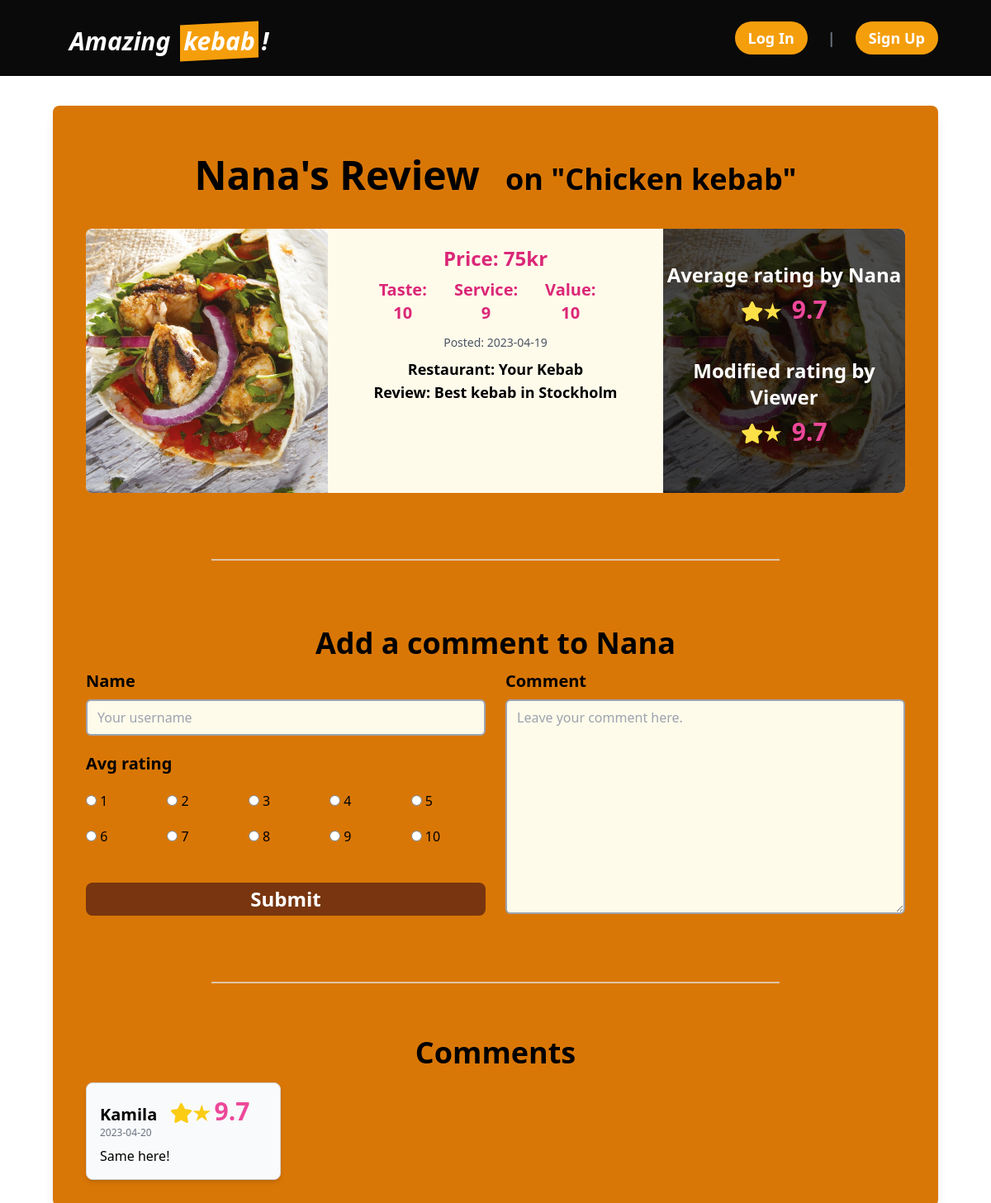
/core/detail/3/, run on an earlier commit of the app's database.
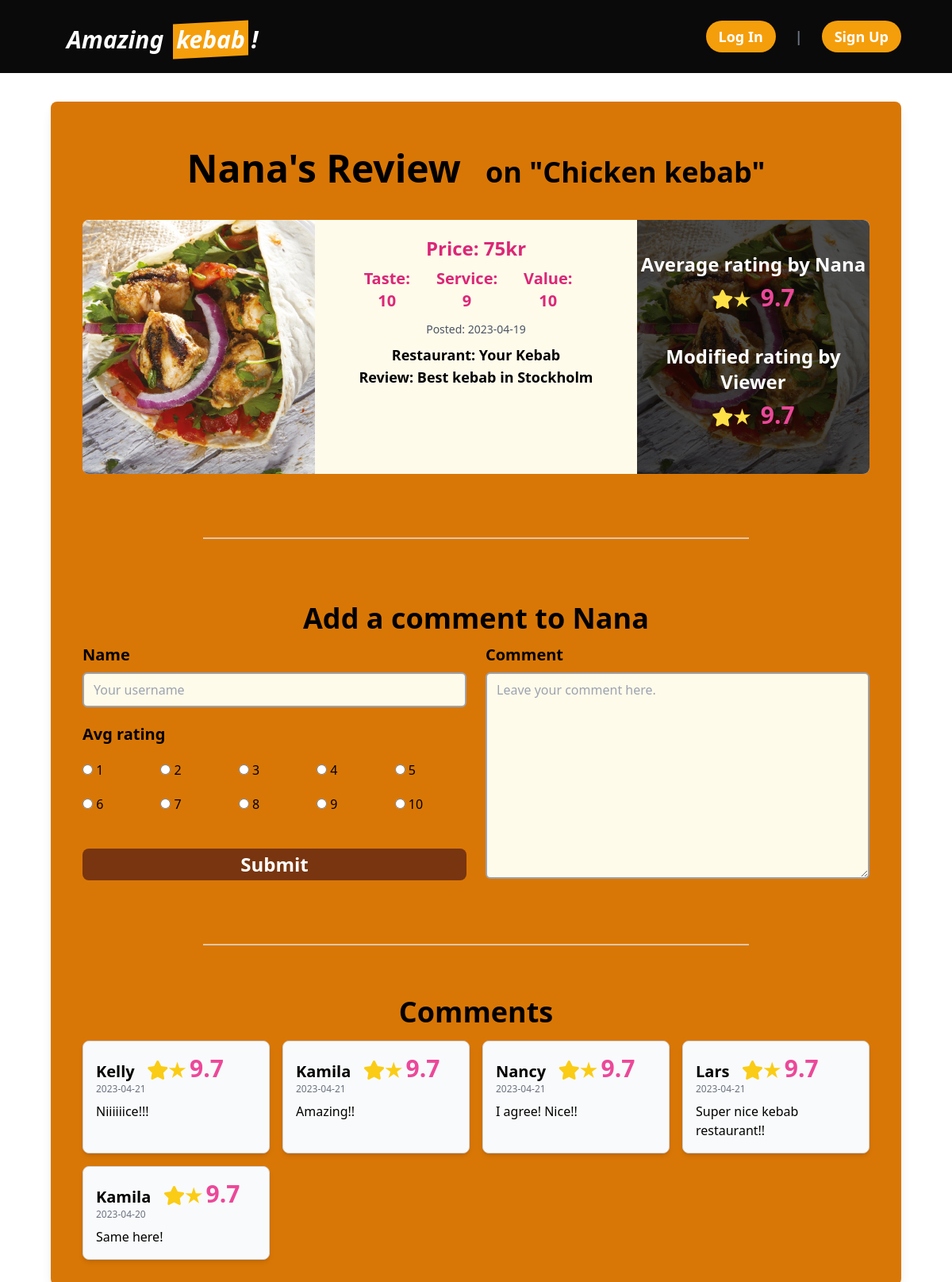
And on a later commit of the database.
### core/models.py (models this page shows, shortened)
class Review(models.Model):
    user = models.ForeignKey(
        CustomUser, on_delete=models.CASCADE, related_name='reviews_by_user'
    )
    menu = models.ForeignKey(
        Menu, on_delete=models.CASCADE, related_name='reviews_of_menu'
    )
    restaurant = models.ForeignKey(
        Restaurant, on_delete=models.CASCADE, related_name='restaurants_for_review'
    )
    image = models.ImageField(upload_to='images/', null=True, blank=True)
    review = models.TextField(default="", null=False)
    taste_rating = models.IntegerField(null=False)
    service_rating = models.IntegerField(null=False)
    value_rating = models.IntegerField(null=False)
    avg_rating = models.FloatField(null=True, blank=True)
    like_count = models.IntegerField(default=0)
    created_at = models.DateTimeField(auto_now_add=True)
    class Meta:
        indexes = [models.Index(fields=['-created_at']),]
        ordering = ['-created_at']

class CustomUser(AbstractUser):
    email = models.EmailField("email address", unique=True, blank=False)
    USERNAME_FIELD = "email"  # make the user log in with the email
    REQUIRED_FIELDS = ["username"]
    objects = CustomUserManager()

class Menu(models.Model):
    menu = models.CharField(max_length=100, null=False)
    price = models.IntegerField(null=False)
    restaurants = models.ManyToManyField(Restaurant)
    created_at = models.DateTimeField(auto_now_add=True)

class Restaurant(models.Model):
    name = models.CharField(max_length=100, null=False)
    address = models.CharField(max_length=200, null=False)
    tel = models.CharField(max_length=20, null=True, blank=True)
    website = models.URLField(null=True, blank=True)

class Comment(models.Model):
    review = models.ForeignKey(Review, on_delete=models.CASCADE, related_name='comments')
    name = models.CharField(max_length=80,  null=False)
    comment = models.TextField(null=False)
    avg_rating = models.IntegerField( null=False)
    created_at = models.DateTimeField(auto_now_add=True)
    class Meta():
        ordering = ['-created_at']
        indexes = [models.Index(fields=['-created_at'])]

### core/views.py (the view)
# urls.py: path('detail/<int:id>/', views.detail, name='detail'),
def detail(request, id):
    target_review = get_object_or_404(Review, id=id)
    comments = Comment.objects.filter(review=target_review)
    if request.method == 'POST':
        form = CommentForm(request.POST)
        if form.is_valid():
            comment = form.save(commit=False)
            comment.review = target_review
            comment.save()
            return redirect('core:detail', id=id)
    else:
        form = CommentForm()
    context = {
        'review': target_review,
        'comment_form': form,
        'comments': comments
    }
    return render(request, 'core/detail.html', context)

### core/forms.py
class CommentForm(forms.ModelForm):
    SERVICE_CHOICES = [(i, str(i)) for i in range(1, 11)]
    name = forms.CharField(
        max_length=80,
        widget = forms.TextInput(attrs={
                'class': 'border-2 border-gray-400 rounded-md py-2 px-3 focus:outline-none focus:ring-2 focus:ring-amber-900 bg-amber-50',
                'placeholder': 'Your username'
        }))
    avg_rating = forms.ChoiceField(
        choices=SERVICE_CHOICES,
        widget=forms.RadioSelect(attrs={'class': 'form-radio mt-4'
        }))
    comment = forms.CharField(
        widget=forms.Textarea(attrs={
                'class':'border-2 border-gray-400 rounded-md py-2 px-3 focus:outline-none focus:ring-2 focus:ring-amber-900 bg-amber-50',
                'placeholder': 'Leave your comment here.'
        }))
    class Meta:
        model = Comment
        exclude = ['review', 'created_at']

### core/templates/core/detail.html (shortened to what this page needs)
{% extends 'core/base.html' %} {% block content %} {% load static %}
<head>
  <link rel="stylesheet" href="https://cdnjs.cloudflare.com/ajax/libs/font-awesome/5.15.3/css/all.min.css"
 />
</head>
<header id="home" class="flex bg-neutral-950 py-6 px-16 fixed top-0 left-0 right-0 z-50">
  <nav class="flex items-center w-full">
    <div class="flex justify-between items-center space-x-5">
      <p class="mt-2 text-3xl font-bold italic text-white">
        Amazing
        <span
          class="before:block before:absolute before:-inset-1 before:-skew-y-3 before:bg-amber-500 relative inline-block mx-2">
          <span class="relative text-white">kebab</span> </span>!
      </p>
    </div>
    <div class="flex-grow lg:flex lg:items-center lg:w-auto">
      {% if user.is_authenticated %}
      <ul class="w-full justify-end flex-grow lg:flex lg:items-center lg:w-auto ml-auto">
        <li>
          <p class="text-lg font-bold mr-4 text-white">
            Hi {{ user.username }}!
          </p>
        </li>
        <li>
          <a href="{% url 'core:upload' %}"
            class="bg-amber-500 rounded-full px-4 py-2 mr-4 text-black font-bold">Review</a>
        </li>
        <li>
          <a href="{% url 'core:logout' %}" class="bg-amber-500 font-bold rounded-full px-4 py-2 text-black">Log Out</a>
        </li>
      </ul>
      {% else %}
      <ul class="flex flex-row space-x-4 text-lg text-gray-600 ml-auto">
        <li>
          <a href="{% url 'core:login' %}" class="bg-amber-500 rounded-full px-4 py-2 text-white mr-2 font-bold">Log
            In</a>
        </li>
        <li>
          <span class="text-gray-500 font-bold">|</span>
        </li>
        <li>
          <a href="{% url 'core:signup' %}" class="bg-amber-500 font-bold rounded-full px-4 py-2 text-white ml-2">Sign
            Up</a>
        </li>
      </ul>
      {% endif %}
    </div>
  </nav>
</header>
<main class="flex-1 mx-16 pt-32">
  <section class="bg-amber-600 rounded-lg shadow-lg overflow-hidden mb-5">
    <div>
      <h1 class="text-5xl text-center font-bold p-10 mt-5">
        {{ review.user.username }}'s Review
        <span class="text-4xl">
          &nbsp;&nbsp;on "{{ review.menu.menu }}"
        </span>
      </h1>
      <div class="flex mx-10 bg-amber-50 rounded-lg">
        {% if review.image %}
        <div class="relative overflow-hidden w-80 max-w-80 h-80 max-h-80 rounded-l-lg">
          <div class="absolute inset-0">
            <img
              class="w-full h-full aspect-w-1 aspect-h-1 object-cover object-center"
              src="{{ review.image.url }}"
              alt="{{ review.menu.menu }} image"
            />
          </div>
        </div>
        {% endif %}
        <div class="px-5 mx-8 py-5 text-xl font-semibold w-4/7 text-center">
          <div class="text-xl font-bold text-pink-600 mb-3">
            <p class="text-2xl mb-2">Price: {{ review.menu.price }}kr</p>
            <ul class="flex">
              <li class="mr-5">Taste: {{ review.taste_rating }}</li>
              <li class="mr-5">Service: {{ review.service_rating }}</li>
              <li class="mr-5">Value: {{ review.value_rating }}</li>
            </ul>
          </div>
          <ul class="text-lg font-bold">
            <li class="text-gray-600 text-sm font-normal mb-2">
              Posted: {{ review.created_at|date:"Y-m-d" }}
            </li>
            <li>
              Restaurant: <span class="font-semibold">{{ review.restaurant.name }}</span>
            </li>
            <li>
              Review: <span class="font-semibold">{{ review.review }}</span>
            </li>
          </ul>
        </div>
        {% if review.image %}
        <div class="relative overflow-hidden w-80 max-w-80 h-80 max-h-80 rounded-r-lg">
          <div class="absolute inset-0">
            <img
              class="w-full h-full aspect-w-1 aspect-h-1 object-cover object-center"
              src="{{ review.image.url }}"
              alt="{{ review.menu.menu }} image"
            />
          </div>
          <div class="absolute bottom-0 left-0 w-full h-full text-white bg-black/70 flex justify-center">
            <div class="py-10 text-center">
              <h2 class="font-bold text-2xl mb-2">
                Average rating by {{ review.user.username }}
              </h2>
              <p class="mb-10">
                <span class="text-xl font-bold text-pink-500">
                  <i class="text-yellow-300 text-2xl fas fa-star">&#9733;</i>
                  <span class="text-3xl font-bold text-pink-500">
                    &nbsp;{{ review.avg_rating }}
                  </span>
                </span>
              </p>
              <h2 class="font-bold text-2xl mb-2">
                Modified rating by Viewer
              </h2>
              <p>
                <p>
                  <span class="text-xl font-bold text-pink-500">
                    <i class="text-yellow-300 text-2xl fas fa-star">&#9733;</i>
                    <span class="text-3xl font-bold text-pink-500">
                      &nbsp;{{ review.avg_rating }}
                    </span>
                  </span>
                </p>
              </p>
            </div>
          </div>
        </div>
        {% endif %}
      </div>
    </div>
    <p class="border-t-2 border-slate-200/70 mx-48 mt-20"></p>
    <div class="px-10 mt-5">
      <h2 class="font-bold text-4xl text-center mt-20 mb-3">
        Add a comment to {{ review.user.username }}
      </h2>
      <form method="post">
        <div class="grid grid-cols-2 gap-6">
          <div class="flex flex-col col-span-1">
            <label class="block font-bold text-xl mb-2">
              {{ comment_form.name.label }}
            </label>
            {{ comment_form.name }}
            <label class="block font-bold text-xl mb-2 mt-5">
              {{ comment_form.avg_rating.label }}
            </label>
            <div class="grid grid-cols-5 gap-2 mb-5">
              {% for radio in comment_form.avg_rating %}
              <div class="flex items-center">
                {{ radio }}
              </div>
              {% endfor %}
            </div>
            <button type="submit" class="bg-amber-900 text-white font-bold py-1 rounded-lg text-2xl mt-6">
              Submit
            </button>
          </div>
          <div class="col-span-1">
            <div class="flex flex-col">
              <label class="block font-bold text-xl mb-2">
                {{ comment_form.comment.label }}
              </label>
              {{ comment_form.comment }}
            </div>
          </div>
        </div>
      </form>
    </div>
    <p class="border-t-2 border-slate-200/70 mx-48 mt-20"></p>
    <div class="px-10 mb-8">
      <h2 class="font-bold text-4xl text-center pb-4 mt-16">Comments</h2>
      <div class="grid grid-cols-1 md:grid-cols-4 gap-4">
        {% for c in comments %}
        <div class="bg-gray-50 border border-gray-300 p-4 rounded-lg shadow-md">
          <p class="text-xl font-bold">
            {{ c.name }}&nbsp;&nbsp;
            <span>
              <i class="text-yellow-400 text-2xl fas fa-star">&#9733;</i>
              <span class="text-3xl font-bold text-pink-500">
                {{ review.avg_rating }}</span>
            </span>
          </p>
          <p class="text-xs font-normal text-gray-500 mb-2">
            {{ c.created_at|date:"Y-m-d" }}
          </p>
          <p class="text-base leading-6">{{ c.comment }}</p>
        </div>
        {% empty %}
        <p>No comments yet</p>
        {% endfor %}
      </div>
    </div>
  </section>
</main>
{% endblock content %}

### core/templates/core/base.html (shortened to what this page needs)
{% load static %}
<!DOCTYPE html>
<html>
  <head>
    <script src="https://cdn.tailwindcss.com"></script>
  </head>
  {% block content %}{% endblock %}
</html>

What changed in the data, as far as the page shows it:
added Comment: name "Kelly", {{ review.avg_rating }} "9.7", created_at "2023-04-21", comment "Niiiiiice!!!"
added Comment: name "Kamila", {{ review.avg_rating }} "9.7", created_at "2023-04-21", comment "Amazing!!"
added Comment: name "Nancy", {{ review.avg_rating }} "9.7", created_at "2023-04-21", comment "I agree! Nice!!"
added Comment: name "Lars", {{ review.avg_rating }} "9.7", created_at "2023-04-21", comment "Super nice kebab restaurant!!"
